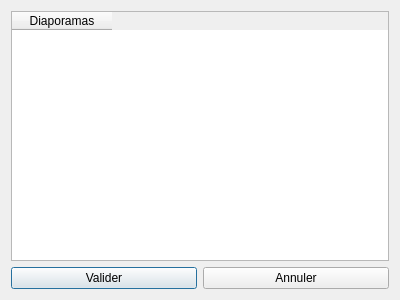
<?xml version="1.0" encoding="UTF-8"?>
<ui version="4.0">
 <class>Diaporama</class>
 <widget class="QDialog" name="Diaporama">
  <property name="geometry">
   <rect>
    <x>0</x>
    <y>0</y>
    <width>400</width>
    <height>300</height>
   </rect>
  </property>
  <property name="windowTitle">
   <string>Dialog</string>
  </property>
  <layout class="QVBoxLayout" name="verticalLayout">
   <item>
    <widget class="QTableWidget" name="tableWidget">
     <column>
      <property name="text">
       <string>Diaporamas</string>
      </property>
     </column>
    </widget>
   </item>
   <item>
    <layout class="QHBoxLayout" name="horizontalLayout">
     <item>
      <widget class="QPushButton" name="bValider">
       <property name="text">
        <string>Valider</string>
       </property>
      </widget>
     </item>
     <item>
      <widget class="QPushButton" name="bAnnuler">
       <property name="text">
        <string>Annuler</string>
       </property>
      </widget>
     </item>
    </layout>
   </item>
  </layout>
 </widget>
 <resources/>
 <connections/>
</ui>
